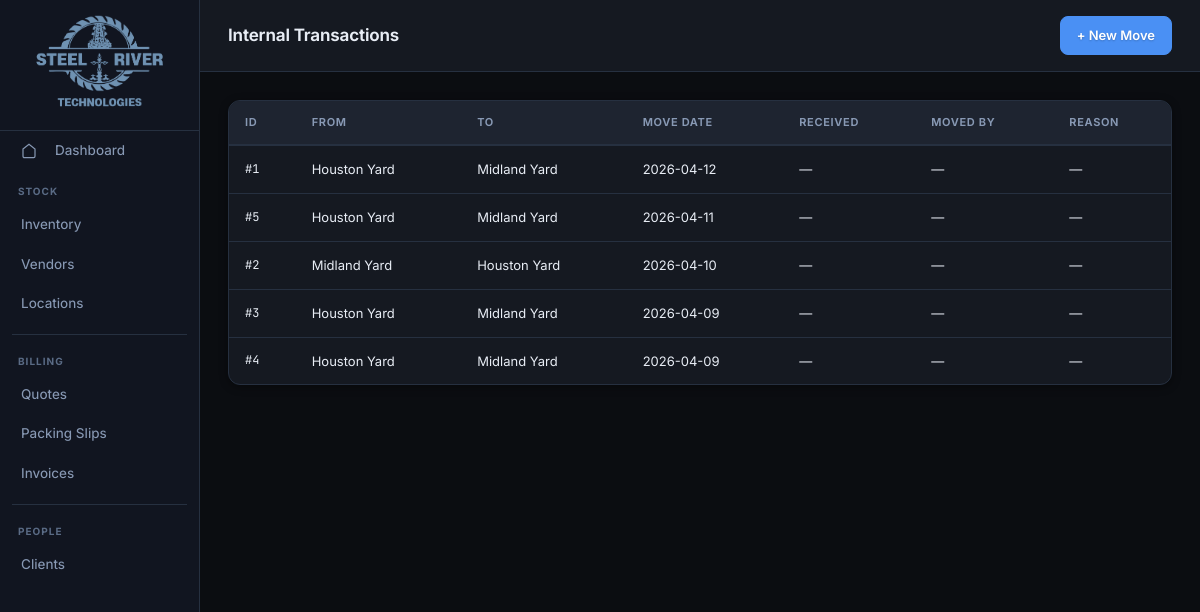
The page /transactions/internal/ on the database as committed earlier.
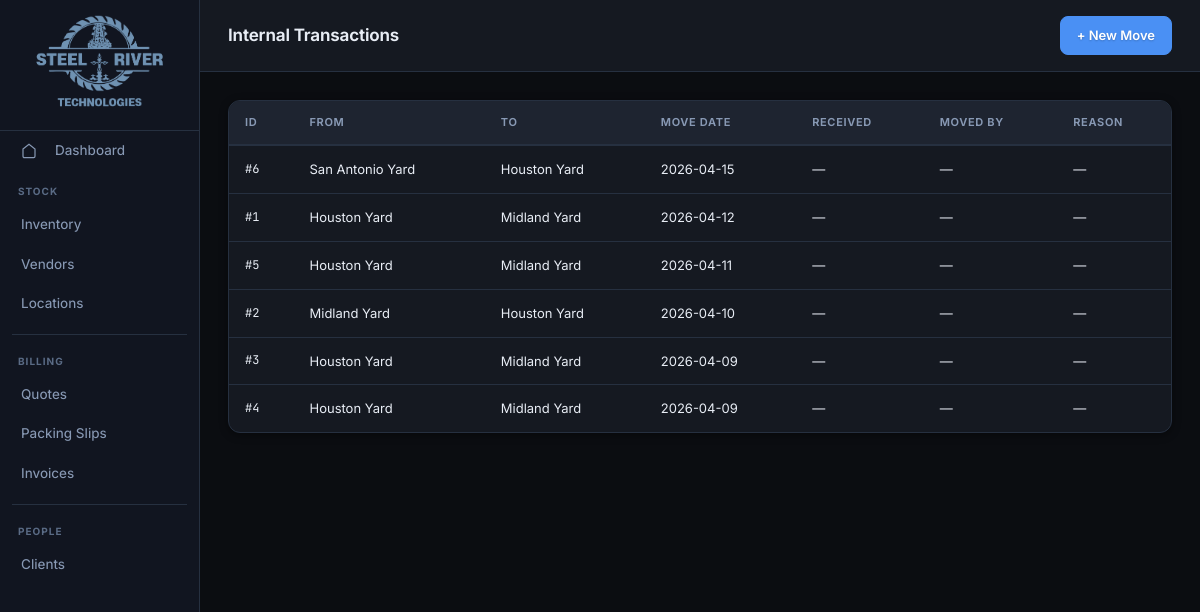
The same page on the database as committed later.
### tables this page shows
CREATE TABLE Transaction_Internal (
    transaction_int_id  INTEGER PRIMARY KEY AUTOINCREMENT,
    from_location       TEXT,
    to_location         TEXT,
    move_date           TEXT,
    receive_date        TEXT,
    moved_by            TEXT,
    reason              TEXT
);

### app/routes/other.py (the view)
@txn_int_router.get("/", response_class=HTMLResponse)
def txn_int_list(request: Request):
    db = get_db()
    txns = db.execute(
        "SELECT * FROM Transaction_Internal ORDER BY move_date DESC"
    ).fetchall()
    db.close()
    return templates.TemplateResponse(
        "transactions/internal_list.html", {"request": request, "txns": txns}
    )

### app/templates/transactions/internal_list.html (shortened to what this page needs)
{% extends "base.html" %}
{% block page_title %}Internal Transactions{% endblock %}
{% set active = "txn_internal" %}
{% block topbar_actions %}<a href="/transactions/internal/new" class="btn btn-primary">+ New Move</a>{% endblock %}
{% block content %}
{% if txns %}
<div class="table-wrap">
<table>
  <thead><tr><th>ID</th><th>From</th><th>To</th><th>Move Date</th><th>Received</th><th>Moved By</th><th>Reason</th></tr></thead>
  <tbody>
  {% for t in txns %}
  <tr>
    <td style="font-family:var(--mono);font-size:12px;">#{{ t.transaction_int_id }}</td>
    <td>{{ t.from_location or "—" }}</td>
    <td>{{ t.to_location or "—" }}</td>
    <td>{{ t.move_date or "—" }}</td>
    <td>{{ t.receive_date or "—" }}</td>
    <td>{{ t.moved_by or "—" }}</td>
    <td>{{ t.reason or "—" }}</td>
  </tr>
  {% endfor %}
  </tbody>
</table>
</div>
{% else %}
<div class="empty-state">No internal moves yet.</div>
{% endif %}
{% endblock %}

### app/templates/base.html (shortened to what this page needs)
<!DOCTYPE html>
<html lang="en">
<head>
  <link rel="stylesheet" href="/static/css/main.css?v=2">
</head>
<body>
<div class="app">
  <nav class="sidebar">
    <div class="sidebar-brand" style="justify-content: center; padding: 12px 10px;">
      <a href="https://steelriver-tech.com/" target="_blank"><img src="/static/img/logo.png" alt="Steel River Technologies" style="max-width: 100%; max-height: 100px; width: auto; height: auto; object-fit: contain;"></a>
    </div>
    <a href="/" class="sidebar-item {% if active=='home' %}active{% endif %}">
      <svg viewBox="0 0 24 24" style="width:16px;height:16px;margin-right:8px;"><path d="M3 9l9-7 9 7v11a2 2 0 0 1-2 2H5a2 2 0 0 1-2-2z"/></svg>
      Dashboard
    </a>
    <div class="sidebar-group">
      <div class="sidebar-label">Stock</div>
      <a href="/inventory/" class="sidebar-item {% if active=='inventory' %}active{% endif %}">
        Inventory
      </a>
      <a href="/vendors/" class="sidebar-item {% if active=='vendors' %}active{% endif %}">
        Vendors
      </a>
      <a href="/locations/" class="sidebar-item {% if active=='locations' %}active{% endif %}">
        Locations
      </a>
    </div>
    <div class="sidebar-divider"></div>
    <div class="sidebar-group">
      <div class="sidebar-label">Billing</div>
      <a href="/quotes/" class="sidebar-item {% if active=='quotes' %}active{% endif %}">
        Quotes
      </a>
      <a href="/packing-slips/" class="sidebar-item {% if active=='packing_slips' %}active{% endif %}">
        Packing Slips
      </a>
      <a href="/invoices/" class="sidebar-item {% if active=='invoices' %}active{% endif %}">
        Invoices
      </a>
    </div>
    <div class="sidebar-divider"></div>
    <div class="sidebar-group">
      <div class="sidebar-label">People</div>
      <a href="/clients/" class="sidebar-item {% if active=='clients' %}active{% endif %}">
        Clients
      </a>
    </div>
  </nav>
  <div class="main">
    <div class="topbar">
      <div>
        <div class="topbar-title">{% block page_title %}{% endblock %}</div>
      </div>
      <div class="topbar-actions">{% block topbar_actions %}{% endblock %}</div>
    </div>
    <div class="content">
      {% block content %}{% endblock %}
    </div>
  </div>
</div>
</body>
</html>

### app/static/css/main.css (style rules this page uses)
:root { --bg: #0b0d11; --surface: #151921; --surface2: #1e2430; --surface3: #283040; --surface-hover:#263040; --sidebar-bg: #111520; --sidebar-hover:#1a2235; --sidebar-active:#1c2a42; --border: #263040; --border2: #344560; --border-light:#45567a; --text: #e8edf5; --text2: #8899b4; --text3: #5a6b85; --text-muted: #3d4e68; --accent: #4a90f4; --accent2: #6eaaff; --accent-bg: rgba(74, 144, 244, 0.12); --accent-border:rgba(74, 144, 244, 0.35); --red: #f05545; --red-soft: #ff8a80; --red-bg: rgba(240, 85, 69, 0.12); --green: #2ecc71; --green-soft: #7defa0; --green-bg: rgba(46, 204, 113, 0.12); --amber: #f5a623; --amber-soft: #ffd166; --amber-bg: rgba(245, 166, 35, 0.12); --purple: #b07af5; --purple-bg: rgba(176, 122, 245, 0.12); --cyan: #26d9e6; --cyan-bg: rgba(38, 217, 230, 0.12); --font: 'Inter', system-ui, -apple-system, sans-serif; --mono: 'JetBrains Mono', 'Consolas', monospace; --radius: 8px; --radius-lg: 12px; --radius-xl: 16px; --shadow: 0 2px 8px rgba(0,0,0,0.4); --shadow-lg: 0 8px 24px rgba(0,0,0,0.5); --shadow-glow: 0 0 24px rgba(74, 144, 244, 0.15); --transition-fast: 0.15s cubic-bezier(0.4, 0, 0.2, 1); --transition: 0.2s cubic-bezier(0.4, 0, 0.2, 1); }
*, *::before, *::after { box-sizing: border-box; margin: 0; padding: 0; }
html, body { height: 100%; background: var(--bg); color: var(--text); font-family: var(--font); font-size: 14px; line-height: 1.6; -webkit-font-smoothing: antialiased; -moz-osx-font-smoothing: grayscale; }
a { color: var(--accent2); text-decoration: none; transition: color var(--transition-fast); }
.app { display: flex; height: 100vh; overflow: hidden; }
.sidebar { width: 200px; flex-shrink: 0; background: var(--sidebar-bg); border-right: 1px solid var(--border); display: flex; flex-direction: column; overflow-y: auto; }
.sidebar-brand { display: flex; align-items: center; gap: 10px; padding: 18px 16px 14px; border-bottom: 1px solid var(--border); }
.sidebar-group { padding: 8px 0 4px; }
.sidebar-label { font-size: 10px; font-weight: 700; letter-spacing: 0.1em; text-transform: uppercase; color: var(--text3); padding: 4px 18px 6px; }
.sidebar-item { display: flex; align-items: center; gap: 10px; padding: 9px 18px; font-size: 13.5px; color: var(--text2); text-decoration: none; border-radius: 0; transition: all var(--transition); border-left: 3px solid transparent; font-weight: 450; }
.sidebar-item svg { width: 15px; height: 15px; flex-shrink: 0; stroke: currentColor; fill: none; stroke-width: 1.8; }
.sidebar-divider { height: 1px; background: var(--border); margin: 6px 12px; }
.main { flex: 1; display: flex; flex-direction: column; overflow: hidden; }
.topbar { padding: 16px 28px; border-bottom: 1px solid var(--border); display: flex; align-items: center; justify-content: space-between; background: var(--surface); flex-shrink: 0; }
.topbar-title { font-size: 17px; font-weight: 650; color: var(--text); letter-spacing: -0.01em; }
.topbar-actions { display: flex; gap: 10px; align-items: center; }
.content { flex: 1; overflow-y: auto; padding: 28px; background: var(--bg); }
.btn { display: inline-flex; align-items: center; gap: 6px; padding: 8px 16px; font-size: 13px; font-family: var(--font); font-weight: 500; border-radius: var(--radius); cursor: pointer; border: 1px solid var(--border2); background: var(--surface2); color: var(--text); text-decoration: none; transition: all var(--transition); white-space: nowrap; }
.btn-primary { background: var(--accent); border-color: var(--accent); color: #fff; font-weight: 600; text-shadow: 0 1px 2px rgba(0,0,0,0.2); }
.table-wrap { overflow-x: auto; border: 1px solid var(--border); border-radius: var(--radius-lg); background: var(--surface); box-shadow: var(--shadow); }
table { width: 100%; border-collapse: collapse; }
thead th { background: var(--surface2); color: var(--text2); font-size: 11px; font-weight: 650; letter-spacing: 0.06em; text-transform: uppercase; padding: 13px 16px; text-align: left; border-bottom: 2px solid var(--border); white-space: nowrap; }
tbody tr { border-bottom: 1px solid var(--border); transition: background var(--transition-fast); }
tbody tr:last-child { border-bottom: none; }
tbody td { padding: 13px 16px; font-size: 13px; color: var(--text); vertical-align: middle; }

Rows that differ between the two databases and show on the page:
added Transaction_Internal: transaction_int_id "6", from_location "San Antonio Yard", to_location "Houston Yard", move_date "2026-04-15", receive_date "—", moved_by "—", reason "—"
